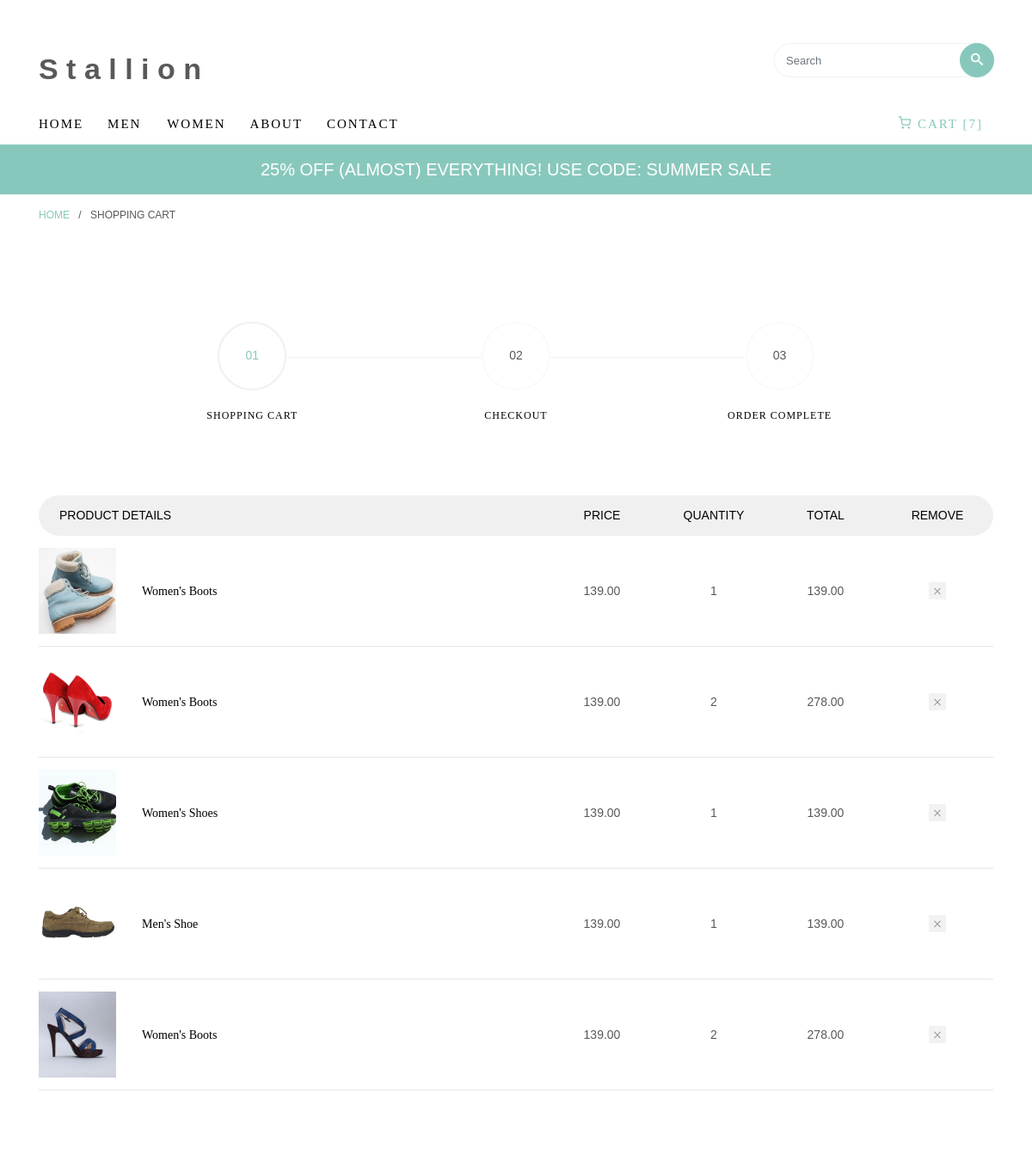
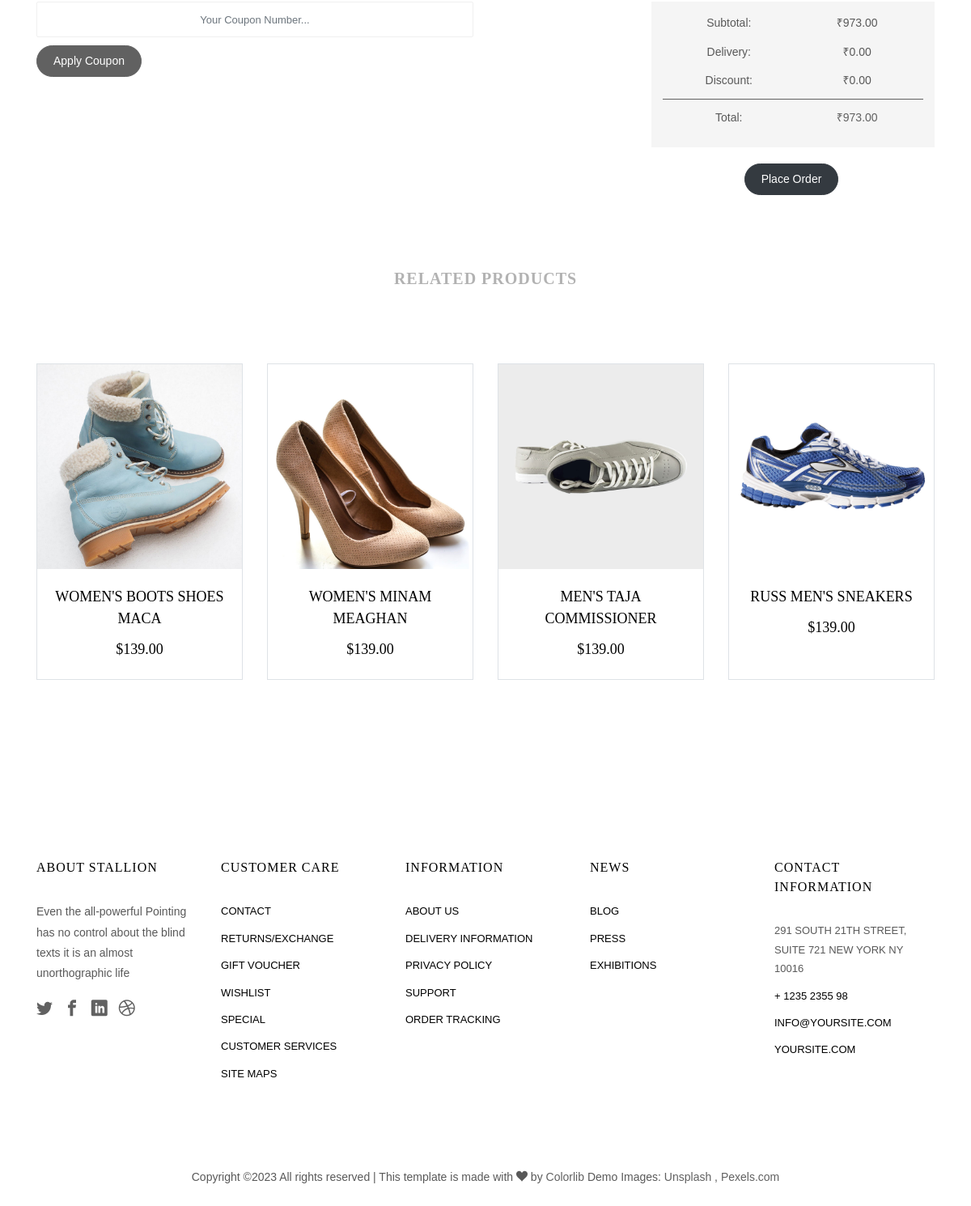
The app's page /cart (signed in) with its own data (2 pictures, top to bottom).
### watch/models.py (models this page shows, shortened)
class Order(models.Model):
	customer = models.ForeignKey(Customer, on_delete=models.SET_NULL, null=True, blank=True)
	date_ordered = models.DateTimeField(auto_now_add=True)
	complete = models.BooleanField(default=False)
	transaction_id = models.CharField(max_length=100, null=True)
	@property
	def get_cart_total(self):
		orderitems = self.orderitem_set.all()
		total = sum([item.get_total for item in orderitems])
		return total
	@property
	def get_cart_items(self):
		orderitems = self.orderitem_set.all()
		total = sum([item.quantity for item in orderitems])
		return total

class OrderItem(models.Model):
	product = models.ForeignKey(Product, on_delete=models.SET_NULL, null=True)
	order = models.ForeignKey(Order, on_delete=models.SET_NULL, null=True)
	quantity = models.IntegerField(default=0, null=True, blank=True)
	date_added = models.DateTimeField(auto_now_add=True)
	@property
	def get_total(self):
		total = self.product.price * self.quantity
		return total

class Product(models.Model):
    productname = models.CharField(max_length=200)
    price = models.DecimalField(max_digits=5, decimal_places=2)
    description = models.TextField(blank=True)
    image=models.ImageField(upload_to='media', null=True)

### watch/views.py (the view)
# urls.py: path('cart',views.cart,name="cart"),
def cart(request):
    try:
        customer = request.user.customer
    except:
        device = request.COOKIES['device']
        customer, created = Customer.objects.get_or_create(device=device)
    order, created = Order.objects.get_or_create(customer=customer, complete=False)
    context = {'order':order}
    return render(request, 'cart.html',context)

### templates/cart.html (shortened to what this page needs)
<!DOCTYPE HTML>
{%load static%}
<html>
	<head>
	<link rel="stylesheet" href="{% static 'css/animate.css'%}">
	<link rel="stylesheet" href="{% static 'css/icomoon.css'%}">
	<link rel="stylesheet" href="{% static 'css/ionicons.min.css'%}">
	<link rel="stylesheet" href="{% static 'css/bootstrap.min.css'%}">
	<link rel="stylesheet" href="{% static 'css/magnific-popup.css'%}">
	<link rel="stylesheet" href="{% static 'css/flexslider.css'%}">
	<link rel="stylesheet" href="{% static 'css/owl.carousel.min.css'%}">
	<link rel="stylesheet" href="{% static 'css/owl.theme.default.min.css'%}">
	<link rel="stylesheet" href="{% static 'css/bootstrap-datepicker.css'%}">
	<link rel="stylesheet" href="{% static 'fonts/flaticon/font/flaticon.css'%}">
	<link rel="stylesheet" href="{% static 'css/style.css'%}">
	</head>
	<body>
	<div id="page">
		<nav class="colorlib-nav" role="navigation">
			<div class="top-menu">
				<div class="container">
					<div class="row">
						<div class="col-sm-7 col-md-9">
							<div id="colorlib-logo"><a href="/index">S t a l l i o n</a></div>
						</div>
						<div class="col-sm-5 col-md-3">
			            <form action="#" class="search-wrap">
			               <div class="form-group">
			                  <input type="search" class="form-control search" placeholder="Search">
			                  <button class="btn btn-primary submit-search text-center" type="submit"><i class="icon-search"></i></button>
			               </div>
			            </form>
			         </div>
		         </div>
					<div class="row">
						<div class="col-sm-12 text-left menu-1">
							<ul>
								<li><a href="/index">Home</a></li>
								<li class="has-dropdown">
									<a href="/men">Men</a>
								</li>
								<li><a href="/women">Women</a></li>
								<li><a href="/about">About</a></li>
								<li><a href="/contact">Contact</a></li>
								<li class="cart active"><a href="/cart"><i class="icon-shopping-cart"></i> Cart [{{order.get_cart_items}}]</a></li>
							</ul>
						</div>
					</div>
				</div>
			</div>
			<div class="sale">
				<div class="container">
					<div class="row">
						<div class="col-sm-8 offset-sm-2 text-center">
							<div class="row">
								<div class="owl-carousel2">
									<div class="item">
										<div class="col">
											<h3><a href="#">25% off (Almost) Everything! Use Code: Summer Sale</a></h3>
										</div>
									</div>
								</div>
							</div>
						</div>
					</div>
				</div>
			</div>
		</nav>
		<div class="breadcrumbs">
			<div class="container">
				<div class="row">
					<div class="col">
						<p class="bread"><span><a href="/index">Home</a></span> / <span>Shopping Cart</span></p>
					</div>
				</div>
			</div>
		</div>
		<div class="colorlib-product">
			<div class="container">
				<div class="row row-pb-lg">
					<div class="col-md-10 offset-md-1">
						<div class="process-wrap">
							<div class="process text-center active">
								<p><span>01</span></p>
								<h3>Shopping Cart</h3>
							</div>
							<div class="process text-center">
								<p><span>02</span></p>
								<h3>Checkout</h3>
							</div>
							<div class="process text-center">
								<p><span>03</span></p>
								<h3>Order Complete</h3>
							</div>
						</div>
					</div>
				</div>
				<div class="row row-pb-lg">
					<div class="col-md-12">
						<div class="product-name d-flex">
							<div class="one-forth text-left px-4">
								<span>Product Details</span>
							</div>
							<div class="one-eight text-center">
								<span>Price</span>
							</div>
							<div class="one-eight text-center">
								<span>Quantity</span>
							</div>
							<div class="one-eight text-center">
								<span>Total</span>
							</div>
							<div class="one-eight text-center px-4">
								<span>Remove</span>
							</div>
						</div>
						{% for i in order.orderitem_set.all %}
						<div class="product-cart d-flex">
							<div class="one-forth">
								<div class="product-img" style="background-image: url({{i.product.image.url}});">
								</div>
								<div class="display-tc">
									<h3>{{i.product.productname}}</h3>
								</div>
							</div>
							<div class="one-eight text-center">
								<div class="display-tc">
									<span class="price">{{i.product.price}}</span>
								</div>
							</div>
							<div class="one-eight text-center">
								<div class="display-tc">
									<span class="price">{{i.quantity}}</span>
								</div>
							</div>
							<div class="one-eight text-center">
								<div class="display-tc">
									<span class="price">{{i.get_total}}</span>
								</div>
							</div>
							<div class="one-eight text-center">
								<div class="display-tc">
									<a href="#" class="closed"></a>
								</div>
							</div>
						</div>
						{% endfor %}
						</div>
					</div>
				<div class="row row-pb-lg">
					<div class="col-md-12">
						<div class="total-wrap">
							<div class="row">
								<div class="col-sm-8">
									<form action="#">
										<div class="row form-group">
											<div class="col-sm-9">
												<input type="text" name="quantity" class="form-control input-number" placeholder="Your Coupon Number...">
											</div>
											<div class="col-sm-3">
												<input type="submit" value="Apply Coupon" class="btn btn-primary">
											</div>
										</div>
									</form>
								</div>
								<div class="col-sm-4 text-center">
									<div class="total">
										<div class="sub">
											<p><span>Subtotal:</span> <span>&#x20B9;{{order.get_cart_total}}</span></p>
											<p><span>Delivery:</span> <span>&#x20B9;0.00</span></p>
											<p><span>Discount:</span> <span>&#x20B9;0.00</span></p>
										</div>
										<div class="grand-total">
											<p><span><strong>Total:</strong></span> <span>&#x20B9;{{order.get_cart_total}}</span></p>
										</div>
									</div>
									<a href="/ordercomplete"><button class="btn btn-dark" style="margin-top: 20px;">Place Order</button></a>
								</div>
							</div>
						</div>
					</div>
				</div>
				<div class="row">
					<div class="col-sm-8 offset-sm-2 text-center colorlib-heading colorlib-heading-sm">
						<h2>Related Products</h2>
					</div>
				</div>
				<div class="row">
					<div class="col-md-3 col-lg-3 mb-4 text-center">
						<div class="product-entry border">
							<a href="#" class="prod-img">
								<img src="{% static 'images/item-1.jpg'%}" class="img-fluid" alt="Free html5 bootstrap 4 template">
							</a>
							<div class="desc">
								<h2><a href="#">Women's Boots Shoes Maca</a></h2>
								<span class="price">$139.00</span>
							</div>
						</div>
					</div>
					<div class="col-md-3 col-lg-3 mb-4 text-center">
						<div class="product-entry border">
							<a href="#" class="prod-img">
								<img src="{% static 'images/item-2.jpg'%}" class="img-fluid" alt="Free html5 bootstrap 4 template">
							</a>
							<div class="desc">
								<h2><a href="#">Women's Minam Meaghan</a></h2>
								<span class="price">$139.00</span>
							</div>
						</div>
					</div>
					<div class="col-md-3 col-lg-3 mb-4 text-center">
						<div class="product-entry border">
							<a href="#" class="prod-img">
								<img src="{% static 'images/item-3.jpg'%}" class="img-fluid" alt="Free html5 bootstrap 4 template">
							</a>
							<div class="desc">
								<h2><a href="#">Men's Taja Commissioner</a></h2>
								<span class="price">$139.00</span>
							</div>
						</div>
					</div>
					<div class="col-md-3 col-lg-3 mb-4 text-center">
						<div class="product-entry border">
							<a href="#" class="prod-img">
								<img src="{% static 'images/item-4.jpg'%}" class="img-fluid" alt="Free html5 bootstrap 4 template">
							</a>
							<div class="desc">
								<h2><a href="#">Russ Men's Sneakers</a></h2>
								<span class="price">$139.00</span>
							</div>
						</div>
					</div>
				</div>
			</div>
		</div>
		<footer id="colorlib-footer" role="contentinfo">
			<div class="container">
				<div class="row row-pb-md">
					<div class="col footer-col colorlib-widget">
						<h4>About Stallion</h4>
						<p>Even the all-powerful Pointing has no control about the blind texts it is an almost unorthographic life</p>
						<p>
							<ul class="colorlib-social-icons">
								<li><a href="#"><i class="icon-twitter"></i></a></li>
								<li><a href="#"><i class="icon-facebook"></i></a></li>
								<li><a href="#"><i class="icon-linkedin"></i></a></li>
								<li><a href="#"><i class="icon-dribbble"></i></a></li>
							</ul>
						</p>
					</div>
					<div class="col footer-col colorlib-widget">
						<h4>Customer Care</h4>
						<p>
							<ul class="colorlib-footer-links">
								<li><a href="#">Contact</a></li>
								<li><a href="#">Returns/Exchange</a></li>
								<li><a href="#">Gift Voucher</a></li>
								<li><a href="#">Wishlist</a></li>
								<li><a href="#">Special</a></li>
								<li><a href="#">Customer Services</a></li>
								<li><a href="#">Site maps</a></li>
							</ul>
						</p>
					</div>
					<div class="col footer-col colorlib-widget">
						<h4>Information</h4>
						<p>
							<ul class="colorlib-footer-links">
								<li><a href="#">About us</a></li>
								<li><a href="#">Delivery Information</a></li>
								<li><a href="#">Privacy Policy</a></li>
								<li><a href="#">Support</a></li>
								<li><a href="#">Order Tracking</a></li>
							</ul>
						</p>
					</div>
					<div class="col footer-col">
						<h4>News</h4>
						<ul class="colorlib-footer-links">
							<li><a href="blog">Blog</a></li>
							<li><a href="#">Press</a></li>
							<li><a href="#">Exhibitions</a></li>
						</ul>
					</div>
					<div class="col footer-col">
						<h4>Contact Information</h4>
						<ul class="colorlib-footer-links">
							<li>291 South 21th Street, <br> Suite 721 New York NY 10016</li>
							<li><a href="tel://1234567920">+ 1235 2355 98</a></li>
							<li><a href="mailto:info@yoursite.com">info@yoursite.com</a></li>
							<li><a href="#">yoursite.com</a></li>
						</ul>
					</div>
				</div>
			</div>
			<div class="copy">
				<div class="row">
					<div class="col-sm-12 text-center">
						<p>
							<span>
Copyright &copy;<script>document.write(new Date().getFullYear());</script> All rights reserved | This template is made with <i class="icon-heart" aria-hidden="true"></i> by <a href="https://colorlib.com" target="_blank">Colorlib</a>
</span>
							<span class="block">Demo Images: <a href="http://unsplash.co/" target="_blank">Unsplash</a> , <a href="http://pexels.com/" target="_blank">Pexels.com</a></span>
						</p>
					</div>
				</div>
			</div>
		</footer>
	</div>
	</body>
</html>

### static/css/icomoon.css (style rules this page uses)
[class^="icon-"], [class*=" icon-"] { font-family: 'icomoon' !important; speak: none; font-style: normal; font-weight: normal; font-variant: normal; text-transform: none; line-height: 1; -webkit-font-smoothing: antialiased; -moz-osx-font-smoothing: grayscale; }
.icon-shopping-cart:before { content: "\e9c8"; }
.icon-search:before { content: "\ebfd"; }
.icon-heart:before { content: "\ec51"; }
.icon-facebook:before { content: "\ed07"; }
.icon-twitter:before { content: "\ed0d"; }
.icon-dribbble:before { content: "\ed1e"; }
.icon-linkedin:before { content: "\ed40"; }

### records on screen
Order: get_cart_items "7", get_cart_total "973.00"
OrderItem: product.image (picture), product.productname "Women's Boots", product.price "139.00", quantity "1", get_total "139.00"
OrderItem: product.image (picture), product.productname "Women's Boots", product.price "139.00", quantity "2", get_total "278.00"
OrderItem: product.image (picture), product.productname "Women's Shoes", product.price "139.00", quantity "1", get_total "139.00"
OrderItem: product.image (picture), product.productname "Men's Shoe", product.price "139.00", quantity "1", get_total "139.00"
OrderItem: product.image (picture), product.productname "Women's Boots", product.price "139.00", quantity "2", get_total "278.00"
